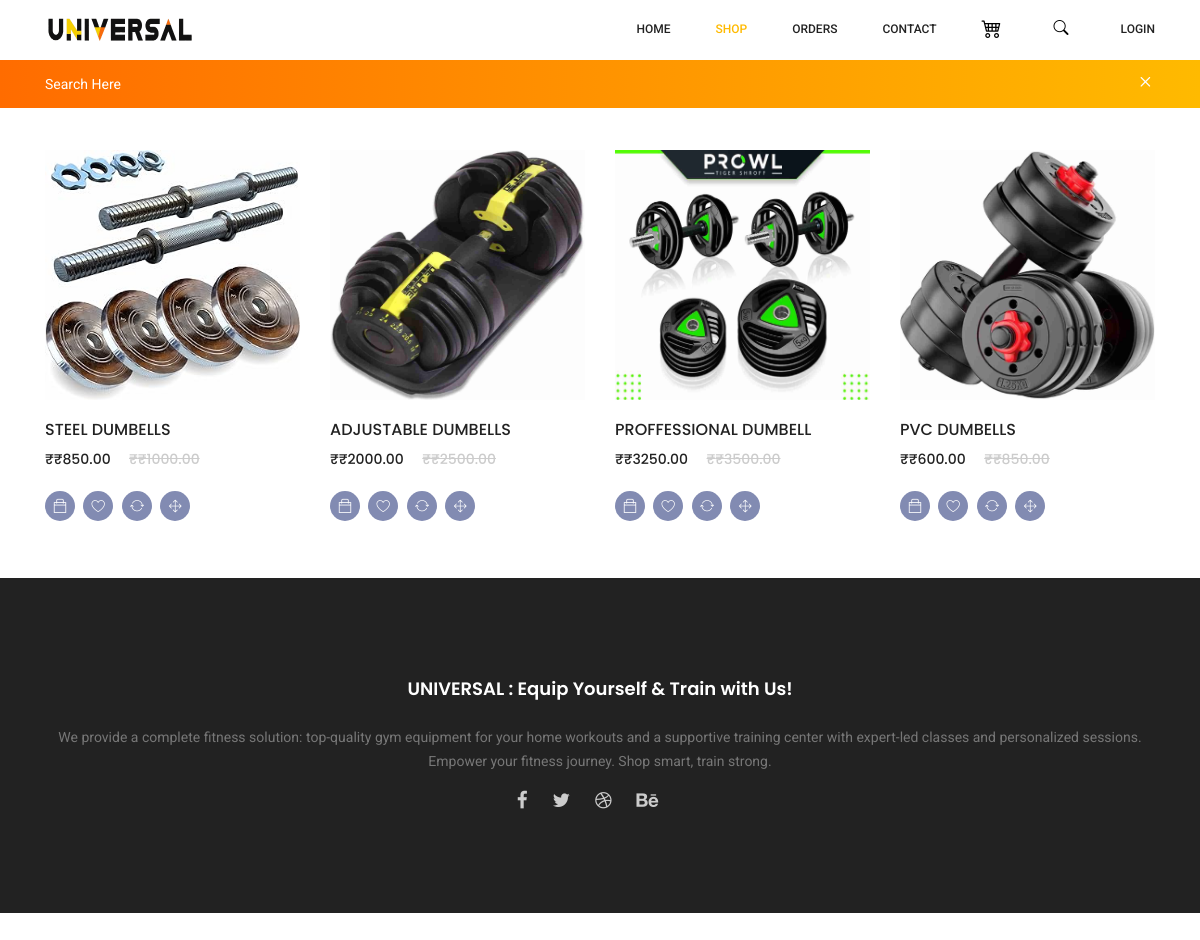
Before: /catagory/Dumbells with the older database file.
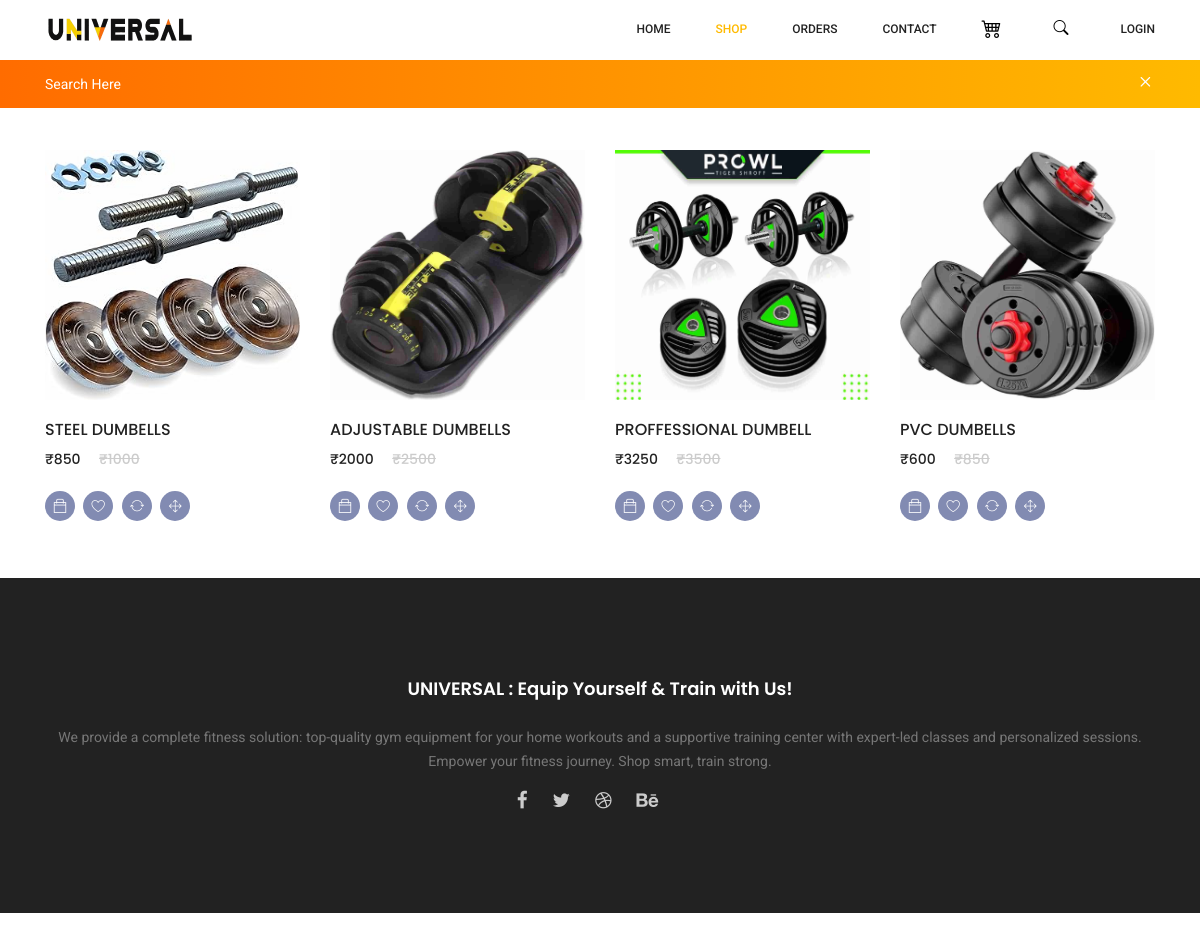
After: the same page with the newer database file.
### app/models.py (models this page shows, shortened)
class weight(models.Model):
    p_name=models.ForeignKey(product,on_delete=models.CASCADE)
    price=models.IntegerField()
    offer_price=models.IntegerField()
    weight=models.TextField(null=True)

class product(models.Model):
    name=models.TextField()
    type=models.TextField()
    description=models.TextField()
    stock=models.TextField()
    image1=models.FileField()
    image2=models.FileField(null=True)
    image3=models.FileField(null=True)
    image4=models.FileField(null=True)

### app/views.py (the view)
# urls.py: path('catagory/<type>',views.catagory),
def catagory(request,type):
    data=product.objects.filter(type=type)
    price=weight.objects.all()
    price2=filter(data,price)
    return render(request,'catagory.html',{'data':data,'price':price2,'type':types(request),'user':getuser(request)})

### app/views.py (called while the page is built)
def getuser(request):
    user=False
    if 'user' in request.session:
            user=True
    return user

def filter(data,price):
    price2=[]
    for i in data:
        for j in price:
            if i.pk==j.p_name.pk:
                price2.append(j)
                break
    return price2

def types(request):
    type=product.objects.all()
    type2=[]
    for i in type:
         if i.type not in type2:
              type2.append(i.type)
    return type2

### templates/catagory.html (shortened to what the changed rows need)
<!DOCTYPE html>
<html lang="zxx" class="no-js">
<head>
	{% load static %}
	<link rel="stylesheet" href="{% static 'css/linearicons.css' %}">
	<link rel="stylesheet" href="{% static 'css/font-awesome.min.css' %}">
	<link rel="stylesheet" href="{% static 'css/themify-icons.css' %}"">
	<link rel="stylesheet" href="{% static 'css/bootstrap.css' %}">
	<link rel="stylesheet" href="{% static 'css/owl.carousel.css' %}">
	<link rel="stylesheet" href="{% static 'css/nice-select.css' %}">
	<link rel="stylesheet" href="{% static 'css/nouislider.min.css' %}">
	<link rel="stylesheet" href="{% static 'css/ion.rangeSlider.css' %}">
	<link rel="stylesheet" href="{% static 'css/ion.rangeSlider.skinFlat.css' %}"">
	<link rel="stylesheet" href="{% static 'css/magnific-popup.css' %}">
	<link rel="stylesheet" href="{% static 'css/main_copy.css' %}">
	<link rel="stylesheet" href="{% static 'css/product_copy_copy.css' %}">
	<link rel="stylesheet" href="https://cdn.jsdelivr.net/npm/bootstrap-icons@1.3.0/font/bootstrap-icons.css">
</head>
<body>
	<div class="alsolike container" style="margin-top: 150px;">
		<div class="alsopro row mt-5">
			{% for k in price %}
				{% if k.p_name.name != product1.name %}
					<a href="../products/{{k.p_name.pk}}">
						<div class="col-lg-3 col-md-6">
							<div class="single-product">
								<img class="img-fluid" src="{{k.p_name.image1.url}}" alt="" height="250px">
								<div class="product-details">
									<h6>{{k.p_name.name}}</h6>
									<div class="price">
										<h6>₹{{k.offer_price}}</h6>
										<h6 class="l-through">₹{{k.price}}</h6>
									</div>
									<div class="prd-bottom">
										<a href="" class="social-info">
											<span class="ti-bag"></span>
										</a>
										<a href="" class="social-info">
											<span class="lnr lnr-heart"></span>
										</a>
										<a href="" class="social-info">
											<span class="lnr lnr-sync"></span>
										</a>
										<a href="" class="social-info">
											<span class="lnr lnr-move"></span>
										</a>
									</div>
								</div>
							</div>
						</div>
					</a>
					{% endif %}
					{% endfor %}
		</div>
	</div>
</body>
</html>

Changed rows visible on the page:
changed weight "STEEL DUMBELLS": offer_price "₹850.00" → "850"; price "₹1000.00" → "1000"
changed weight "ADJUSTABLE DUMBELLS": offer_price "₹2000.00" → "2000"; price "₹2500.00" → "2500"
changed weight "PROFFESSIONAL DUMBELL": offer_price "₹3250.00" → "3250"; price "₹3500.00" → "3500"
changed weight "PVC DUMBELLS": offer_price "₹600.00" → "600"; price "₹850.00" → "850"
